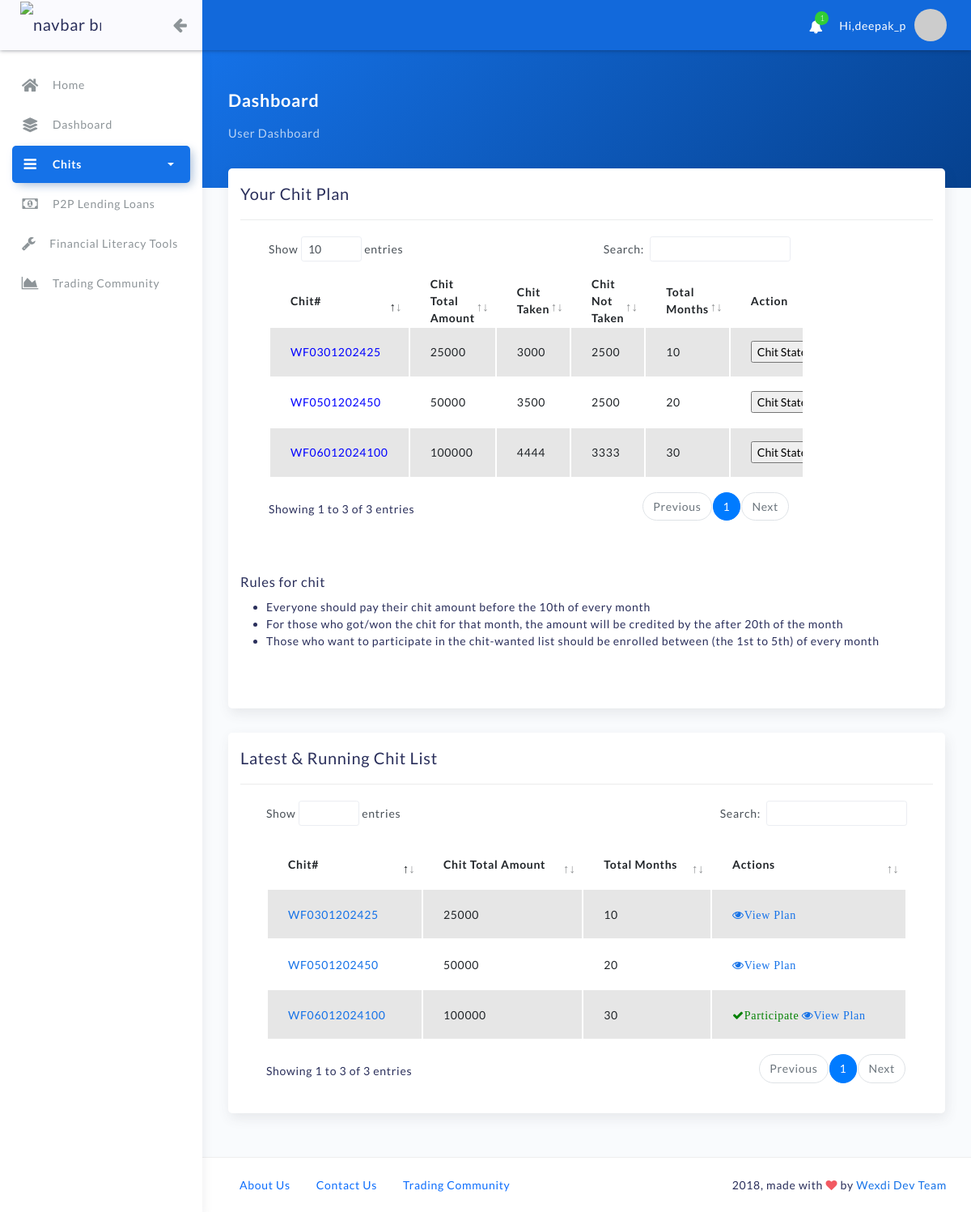
The app's page /dashboard (signed in), older data.
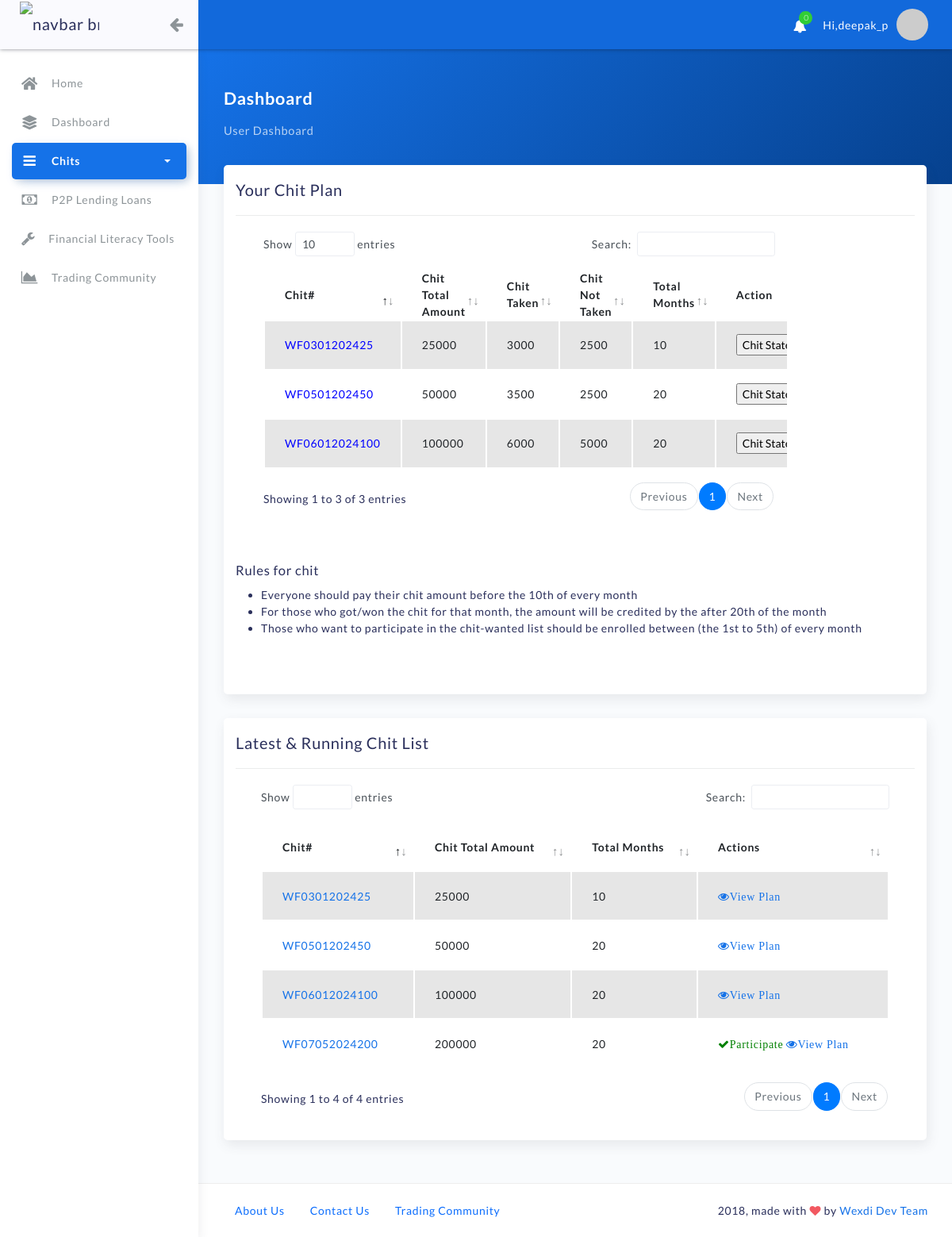
The same page, newer data.
### chit/models.py (models this page shows, shortened)
class CustomerChitPlan(models.Model):
  customer_chit_details = models.ForeignKey(ChitDetails,on_delete=models.CASCADE)
  customer_name = models.ForeignKey(User,on_delete=models.CASCADE)
  category = models.CharField(max_length=100, choices=CAT, default="Customer", blank=True)
  start_chit_month = models.CharField(max_length=9, choices=MONTH_CHOICES, default="January", blank=True)
  start_chit_year = models.CharField(max_length=255,blank=True)

class ChitDetails(models.Model):
  chit_name = models.CharField(max_length=255)
  chit_total_amt = models.CharField(max_length=255)
  chit_taken_amt = models.CharField(max_length=255)
  chit_nottaken_amt = models.CharField(max_length=255)
  chit_isactive = models.BooleanField('Chit Status', default=False)
  chit_isstarted = models.BooleanField('Chit Started', default=False)
  chit_total_month_count = models.CharField(max_length=255,blank=True)
  chit_start_from = models.CharField(max_length=255,blank=True)
  chit_duedate_month = models.CharField(max_length=255,blank=True)
  chit_disbursedate_month = models.CharField(max_length=255,blank=True)
  chit_enrolldate_month = models.CharField(max_length=255,blank=True)
  chit_type = models.CharField(max_length=100, choices=CHIT_TYPE, default="Regular", blank=True)

### home/views.py (the view)
# urls.py: path('dashboard',views.dashboard,name="dashboard"),
@login_required(login_url="my-login")
def dashboard(request):
    context = {}
    chit_det_obj = CustomerChitPlan.objects.filter(customer_name__id=request.user.id)
    admin_chit_det_obj = CustomerChitPlan.objects.filter(category="Management")
    chit_det_obj_all = ChitDetails.objects.filter(chit_isactive=True)
    chit_count_dict = {}
    for cdo in chit_det_obj_all:
        get_count = CustomerChitPlan.objects.filter(customer_chit_details=cdo)
        chit_count_dict[cdo.id] = len(get_count)
    plan_details_dict = {}
    for cdo in chit_det_obj:
        obj = MonthWiseChitDetails.objects.filter(chit_details__id=cdo.customer_chit_details.id)
        plan_details_dict[cdo.customer_chit_details.id] = obj
    plan_details_dict_all = {}
    for cdo in chit_det_obj_all:
        obj = MonthWiseChitDetails.objects.filter(chit_details__id=cdo.id)
        plan_details_dict_all[cdo.id] = obj
    user_count_obj = User.objects.all().count()
    ie_obj = IncomeExpenses.objects.all()
    income_list = []
    expense_list = []
    for ieo in ie_obj:
        income_list.append(ieo.income)
        expense_list.append(ieo.expense)
    income_total = 0
    expense_total = 0
    for ele in range(0, len(income_list)):
        income_total = income_total + income_list[ele]
    for ele in range(0, len(expense_list)):
        expense_total = expense_total + expense_list[ele]
    subscriber_obj_count = UserSocialAuth.objects.all().count()
    lspin_obj = LotterySpinList.objects.latest('id')
    ccpd_obj = CustomerChitPaymentDetails.objects.filter(payment_status="NotPaid")
    statement_user_payment = CustomerChitPaymentDetails.objects.filter(customer_details__id=request.user.id)
    user_cpn_obj = ChitPaymentNotification.objects.filter(is_active=True,user_of_chit__id=request.user.id)
    user_cpn_obj_count = len(user_cpn_obj)
    cpn_obj = ChitPaymentNotification.objects.filter(is_active=True)
    p2p_payment_notify =  P2PPaymentNotification.objects.all()
    context = {"statement_user_payment":statement_user_payment,
                "user_cpn_obj_count":user_cpn_obj_count,
                "user_cpn_obj":user_cpn_obj,
                "cpn_obj":cpn_obj,
                "admin_chit_det_obj":admin_chit_det_obj,
                "ccpd_obj":ccpd_obj,
                "lspin_obj":lspin_obj,
                "subscriber_obj_count":subscriber_obj_count,
                "income":income_total,
                "expense":expense_total,
                "user_count_obj":user_count_obj,
                "chit_det_obj_all_count":chit_det_obj_all.count(),
                'chit_det_obj':chit_det_obj,
                'chit_count_dict':chit_count_dict,
                'plan_details_dict':plan_details_dict,
                'chit_det_obj_all':chit_det_obj_all,
                'plan_details_dict_all':plan_details_dict_all,
                'p2p_payment_notify':p2p_payment_notify,}
    return render(request, 'home/index.html',context)

### home/templates/home/index.html
{% extends "home/base.html" %}
{% block content %}
{% if request.user.is_superuser %}
{% include 'home/admin_dashboard.html' %}
{% else %}
{% include 'home/user_dashboard.html' %}
{% endif %}
{% endblock %}

### home/templates/home/nav.html (shortened to what this page needs)
<nav class="navbar navbar-header navbar-expand-lg" data-background-color="blue2">
    <div class="container-fluid">
        <ul class="navbar-nav topbar-nav ml-md-auto align-items-center">
            {% if user.is_authenticated %}
            <li class="nav-item dropdown hidden-caret">
                <a class="nav-link dropdown-toggle" href="#" id="notifDropdown" role="button" data-toggle="dropdown" aria-haspopup="true" aria-expanded="false">
                <i class="fa fa-bell"></i>
                <span class="notification">{{user_cpn_obj_count}}</span>
                </a>
            </li>
            <li class="nav-item dropdown hidden-caret">
               <font color=white> Hi,{{request.user}}</font>
            </li>
            <li class="nav-item dropdown hidden-caret">
                <a class="dropdown-toggle profile-pic" data-toggle="dropdown" href="#" aria-expanded="false">
                    <div class="avatar-sm">
                        <img src="https://via.placeholder.com/50" alt="..." class="avatar-img rounded-circle">
                    </div>
                </a>
            {% endif %}
            </li>
        </ul>
    </div>
</nav>

### home/templates/home/indexchitplan.html (shortened to what this page needs)
<div class="card">
								<div class="card-header">
									<div class="card-head-row card-tools-still-right">
										<h4 class="card-title">Your Chit Plan </h4>
									</div>
								</div>
								<div class="card-body">
									<div class="row">
										<div class="col-md-10">
											<div class="table-responsive table-hover table-sales">
										<table id="basic-datatables12" class="display table table-striped table-hover" >
													<thead>
													    <tr>
													        <th>Chit#</th>
													         <th>Chit Total Amount</th>
													          <th>Chit Taken</th>
													           <th>Chit Not Taken</th>
													            <th>Total Months</th>
													            <th>Action</th>
													    </tr>
													    </thead>
													    <tbody>
													    {% if request.user.is_superuser %}
													     {% for i in admin_chit_det_obj %}
    														<tr>
    															<td>
    															<font color=blue>{{i.customer_chit_details.chit_name}}</font>
    															</td>
<td>
    {{i.customer_name}}
    </td>
    <td>
    															{{i.customer_chit_details.chit_total_amt}}
    															</td>
    <td>
    															{{i.customer_chit_details.chit_taken_amt}}
    															</td>
      <td>
    															{{i.customer_chit_details.chit_nottaken_amt}}
    															</td>
    <td>
    															{{i.customer_chit_details.chit_total_month_count}}
    															</td>
    														</tr>
    														{% endfor %}
													    {% else %}
    													    {% for i in chit_det_obj %}
    														<tr>
    															<td>
    															<font color=blue>{{i.customer_chit_details.chit_name}}</font>
    															</td>
    <td>
    															{{i.customer_chit_details.chit_total_amt}}
    															</td>
    <td>
    															{{i.customer_chit_details.chit_taken_amt}}
    															</td>
      <td>
    															{{i.customer_chit_details.chit_nottaken_amt}}
    															</td>
    <td>
    															{{i.customer_chit_details.chit_total_month_count}}
    															</td>
<td><form action="{% url 'chit_statement' %}" method="POST">
    <input type=submit value="Chit Statement">
</form></td>
    														</tr>
    														{% endfor %}
    													{% endif %}
													</tbody>
												</table>
											</div>
										</div>
										<div class="col-md-6">
										</div>
									</div>
								</div>
							</div>

### home/templates/home/indexallchitplan.html (shortened to what this page needs)
<div class="card">
    <div class="card-header">
        <div class="card-head-row card-tools-still-right">
            <h4 class="card-title">Latest & Running Chit List </h4>
        </div>
    </div>
    <div class="card-body">
        <div class="row">
            <div class="col-md-14">
                <div class="table-responsive table-hover table-sales">
                    <table id="add-row123" class="display table table-striped table-hover" >
                        <thead>
                            <tr>
                                <th>Chit#</th>
                                <th>Chit Total Amount</th>
                                <th>Total Months</th>
                                <th>Actions</th>
                            </tr>
                        </thead>
                        <tbody>
                            {% for i in chit_det_obj_all %}
                            <tr>
                                <td>
                                    <a href="">{{i.chit_name}}</a>
                                </td>
                                <td>
                                    {{i.chit_total_amt}}
                                </td>
                                <td>
                                    {{i.chit_total_month_count}}
                                </td>
                                <td>
                                    {% for k,v in chit_count_dict.items %}
                                        {% if k == i.id %}
                                            {% if v <= 5 %}
                                                <a href="" class="likebutton"><i style="color:green" class="fa fa-check" aria-hidden="true" title="Participate In Chit">Participate</i></a>
                                               <a href="/get_chit_plan/{{i.id}}/" target="_blank"><i class="fa fa-eye" aria-hidden="true" title="View Chit Plan">View Plan</i></a>
                                            {% elif v < cdo.chit_month %}
                                                <a href="" class="likebutton"><i style="color:green" class="fa fa-check" aria-hidden="true" title="Participate In Chit">Participate</i></a>
                                              <a href="/get_chit_plan/{{i.id}}/" target="_blank"><i class="fa fa-eye" aria-hidden="true" title="View Chit Plan">View Plan</i></a>
                                            {% elif cdo.chit_month == cdo.chit_month %}
                                                <a href="/get_chit_plan/{{i.id}}/" target="_blank"> <i class="fa fa-eye" aria-hidden="true" title="View Chit Plan">View Plan</i></a>
                                            {% endif %}
                                        {% endif %}
                                    {% endfor %}
                                </td>
                            </tr>
                            {% endfor %}
                        </tbody>
                    </table>
                </div>
            </div>
        </div>
    </div>
</div>

Row changes from the older to the newer data that the page shows:
changed CustomerChitPlan "WF06012024100": customer_chit_details.chit_taken_amt "4444" → "6000"; customer_chit_details.chit_nottaken_amt "3333" → "5000"; customer_chit_details.chit_total_month_count "30" → "20"
changed ChitDetails "WF06012024100": chit_total_month_count "30" → "20"
added ChitDetails: chit_name "WF07052024200", chit_total_amt "200000", chit_total_month_count "20"
Text that changed along with them:
{{ user_cpn_obj_count }}: "1" → "0"
text written by a page script: "Show entries Search: Showing 1 to 3 of 3 entries Previous 1 Next" → "Show entries Search: Showing 1 to 4 of 4 entries Previous 1 Next"
list line gone: "Participate View Plan"
new list line: "View Plan"
